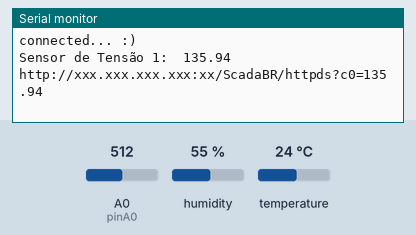
Recording of a sketch running on a simulated ESP8266 (NodeMCU). Parts: the last lines printed to the serial monitor. Inputs (shaded band) come from the test bench; at power-on: A0 (pinA0) = 512, temperature 24 °C, humidity 55 %. WiFi joins after 1.5 s; servers stay silent unless stated; uploads are accepted with an empty reply.

Above: at 2.7 s.
2.8 s: A0 (pinA0) set to 410
At 2.8 s:
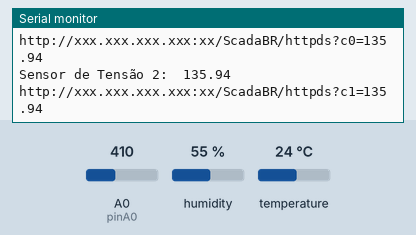
7.8 s: temperature set to 12 °C
At 20.8 s:
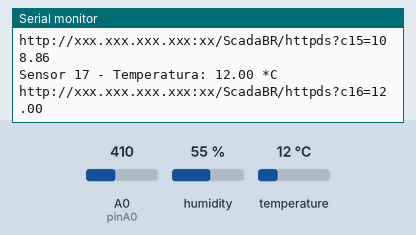
Timing chart, 0 to 22.3 s (numbered marks = the images above; inputs shaded):
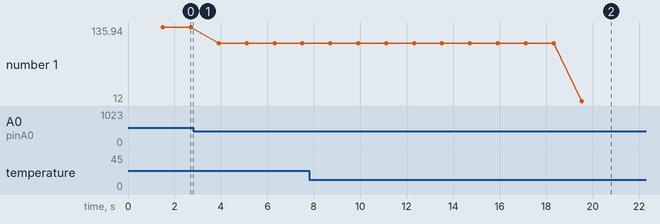

Measured:
- after the input at 7.8 s, the serial monitor: prints a new line after 11.7 s (image 2)
- plotted number 1: 135.94 → 108.86 after the input at 2.8 s

The sketch:

SensoresRemotoScadaBR.ino
```cpp
/*Programa para Ler sensores e enviar dados para ScadaBR remoto
 * Sensor de temperatura DHT11
 * Utilizado um Esp8266, uma base para Esp8266,  Três Sensores de Detector de tensão
 * um sensor de fumaça mq2, um sensor de temperatura.
 * Adaptado Danilo Braz - danilobrazsilva@gmail.com
*/

#include <ESP8266WiFi.h>
#include <ESP8266HTTPClient.h>
#include <WiFiManager.h>
#include "DHT.h" //Biblioteca sensor de temperatura

#define DHTPIN 14 // pino D5 do Esp
#define DHTTYPE DHT11 // DHT 11 ou DHT22
#define S0 16 // Porta D0 do Esp8266
#define S1 5  // Porta D1 do Esp8266
#define S2 4  // Porta D2 do Esp8266
#define S3 0  // Porta D3 do Esp8266
#define pinA0 A0 //Porta Analógica

#define SERVER_IP "xxx.xxx.xxx.xxx:xx" //Servidor do ScadaBr, colocar o enderedo ScadaBr, ex: 187.15.212.85:8080

//Cria um instância DHT sensor de tensão
DHT dht(DHTPIN, DHTTYPE);

int c = 0 ; //Várialvel contadora;
String datasource; //Variável que armazena qual datasource
float valor; //valor  do datasouce, Receber o valor do datasource

void setup() {

  pinMode(pinA0, INPUT); //utilizado para Multipliex
  pinMode(DHTPIN, INPUT); //utilizado para Sendor de temperatura

  pinMode(S0,OUTPUT);//utilizado para Multipliex
  pinMode(S1,OUTPUT);//utilizado para Multipliex
  pinMode(S2,OUTPUT);//utilizado para Multipliex
  pinMode(S3,OUTPUT);  //utilizado para Multipliex

  dht.begin();
  Serial.begin(115200);

  //Conectar no Wifi
    WiFi.mode(WIFI_STA); // explicitly set mode, esp defaults to STA+AP

    // WiFi.mode(WiFi_STA); // it is a good practice to make sure your code sets wifi mode how you want it.

    //WiFiManager, Local intialization. Once its business is done, there is no need to keep it around
    WiFiManager wm;

    //reseta a configuração - wipe credentials for testing
    //wm.resetSettings();

    // Conectar-se automaticamente usando credenciais salvas,
    // se a conexão falhar, ele inicia um ponto de acesso com o nome especificado ( "AutoConnectAP"),

    bool res;
    // res = wm.autoConnect(); // auto generated AP name from chipid
    // res = wm.autoConnect("AutoConnectAP"); // anonymous ap
    //CRIA um SSID com a rede Monitoramento e a senha
    res = wm.autoConnect("Monitoramento","0123456789"); // password protected ap

    if(!res) {
        Serial.println("Failed to connect");
        // ESP.restart();
    }
    else {
        //Conectado
        Serial.println("connected... :)");
    }

}

void loop() {

  //LEITURA DE PORTAS ANALÓGICAS A0 COM MULTIPLEX PARA 16 ENTRADAS ANALÓGICAS
  //a cada loop ele irá ler uma porta analógica ou digital e enviar a valor do sensor na variável valor para o ScadaBR remoto,
  //evitando que envie várias requisições para o servidor de uma só vez


  if (c >16 ){
      delay(10000);
      c = 0;
  }


  //**sensores de detector de tensão, foi utilizado um multiplicador 0.2655 para se aproximar do valor da tensão medida,
  // logo esse valor depende da tensão de você está alimentando o sensor e esp, onde o sensor de dectação de tensão não da grande precisão em valor de tensão.


 //Porta Analógica C0 Sensor de Tensão AC

  if (c == 0){
      digitalWrite(S0,LOW);
      digitalWrite(S1,LOW);
      digitalWrite(S2,LOW);
      digitalWrite(S3,LOW);

      valor = analogRead(pinA0)*0.2655;//**
      Serial.print("Sensor de Tensão 1:  ");Serial.println(valor);
      datasource = "c0";
   }


  //Porta Analógica C1 Sensor de Tensão AC
  if (c == 1){
      digitalWrite(S0,HIGH);
      digitalWrite(S1,LOW);
      digitalWrite(S2,LOW);
      digitalWrite(S3,LOW);

      valor = analogRead(pinA0)*0.2655;//**
      //valor = analogRead(pinA0)*0.21484375;
      Serial.print("Sensor de Tensão 2:  ");Serial.println(valor);
      datasource = "c1";

   }

  if (c == 2){
      //Porta Analógica C2 Sensor de Tensão AC
      digitalWrite(S0,LOW);
      digitalWrite(S1,HIGH);
      digitalWrite(S2,LOW);
      digitalWrite(S3,LOW);
      valor = analogRead(pinA0)*0.2655;//**
      Serial.print("Sensor de Tensão 3:  ");Serial.println(valor);
      datasource = "c2";

  }

  //Porta Analógica C3
  if (c == 3){
      digitalWrite(S0,HIGH);
      digitalWrite(S1,HIGH);
      digitalWrite(S2,LOW);
      digitalWrite(S3,LOW);
      Serial.print("Sensor 4 ");Serial.println(analogRead(pinA0));
      datasource = "c3";
  }

  if (c == 4){
      //Porta Analógica C4
      digitalWrite(S0,LOW);
      digitalWrite(S1,LOW);
      digitalWrite(S2,HIGH);
      digitalWrite(S3,LOW);
      Serial.print("Sensor 5 ");Serial.println(analogRead(pinA0));
    datasource = "c4";
  }

  //Porta Analógica C5
  if (c == 5){
      digitalWrite(S0,HIGH);
      digitalWrite(S1,LOW);
      digitalWrite(S2,HIGH);
      digitalWrite(S3,LOW);
      Serial.print("Sensor 6 ");Serial.println(analogRead(pinA0));
      datasource = "c5";
    }

  //Porta Analógica C6
  if (c == 6){
      digitalWrite(S0,LOW);
      digitalWrite(S1,HIGH);
      digitalWrite(S2,HIGH);
      digitalWrite(S3,LOW);
      Serial.print("Sensor 7 ");Serial.println(analogRead(pinA0));
      datasource = "c6";
  }

  //Porta Analógica C7
  if (c == 7){
      digitalWrite(S0,HIGH);
      digitalWrite(S1,HIGH);
      digitalWrite(S2,HIGH);
      digitalWrite(S3,LOW);
      Serial.print("Sensor 8 ");Serial.println(analogRead(pinA0));
      datasource = "c7";
  }


  //Porta Analógica C8
   if (c == 8){
      digitalWrite(S0,LOW);
      digitalWrite(S1,LOW);
      digitalWrite(S2,LOW);
      digitalWrite(S3,HIGH);
      Serial.print("Sensor 9 ");Serial.println(analogRead(pinA0));
      datasource = "c8";
   }

  //Porta Analógica C9
  if (c == 9){
      digitalWrite(S0,HIGH);
      digitalWrite(S1,LOW);
      digitalWrite(S2,LOW);
      digitalWrite(S3,HIGH);
      Serial.print("Sensor 10 ");Serial.println(analogRead(pinA0));
      datasource = "c9";
  }


  //Porta Analógica C10
  if (c == 10){
      digitalWrite(S0,LOW);
      digitalWrite(S1,HIGH);
      digitalWrite(S2,LOW);
      digitalWrite(S3,HIGH);
      Serial.print("Sensor 11 ");Serial.println(analogRead(pinA0));
      datasource = "c10";
  }

  //Porta Analógica C11
  if (c == 11){
      digitalWrite(S0,HIGH);
      digitalWrite(S1,HIGH);
      digitalWrite(S2,LOW);
      digitalWrite(S3,HIGH);
      Serial.print("Sensor 12 ");Serial.println(analogRead(pinA0));
      datasource = "c11";
  }

  //Porta Analógica C12
    if (c == 12){
      digitalWrite(S0,LOW);
      digitalWrite(S1,LOW);
      digitalWrite(S2,HIGH);
      digitalWrite(S3,HIGH);
      Serial.print("Sensor 13 ");Serial.println(analogRead(pinA0));
      datasource = "c12";
    }
  //Porta Analógica C13
  if (c == 13){
      digitalWrite(S0,HIGH);
      digitalWrite(S1,LOW);
      digitalWrite(S2,HIGH);
      digitalWrite(S3,HIGH);
      Serial.print("Sensor 14 ");Serial.println(analogRead(pinA0));
      datasource = "c13";
  }

  //Porta Analógica C14 Sensor de Fumaça
  if (c == 14){
      digitalWrite(S0,LOW);
      digitalWrite(S1,HIGH);
      digitalWrite(S2,HIGH);
      digitalWrite(S3,HIGH);

      if(analogRead(pinA0) > 420)
      {
        valor =  analogRead(pinA0);
        datasource = "c14";
      }
      else
      {
        c++;
      }

      Serial.print("Sensor 15 - Sensor de Fumaça: ");Serial.println(analogRead(pinA0));


  }
  //Porta Analógica C15 Sensor de Temperatura
  if (c == 15){
      digitalWrite(S0,HIGH);
      digitalWrite(S1,HIGH);
      digitalWrite(S2,HIGH);
      digitalWrite(S3,HIGH);
      Serial.print("Sensor 16: ");Serial.println(pinA0);
      datasource = "c15";

  }

    //ENTRADAS DIGITAIS

  if(c == 16){
      //Porta digital D5 pin 14

      //LEITURA DA TEMPERATURA
      // A leitura da temperatura e umidade pode levar 250ms!
      // O atraso do sensor pode chegar a 2 segundos.
      //float h = dht.readHumidity();
      float t = dht.readTemperature();
      valor = t;
      // testa se retorno é valido, caso contrário algo está errado.
      if (isnan(valor))// || isnan(h))
      {
        Serial.println("Failed to read from DHT");
      }
      else
      {
        //Serial.print("Umidade: ");
        //Serial.print(valor);
        //Serial.print(" %t");

        Serial.print("Sensor 17 - Temperatura: ");
        Serial.print(valor);
        Serial.println(" *C");
      }

    datasource = "c16";
  }

 c++; //Variável de contagem

  String valorString = String(valor); //Converte a Variavél para string

  // Verifica a conexão com wifi
  if ((WiFi.status() == WL_CONNECTED)) {

    WiFiClient client;
    HTTPClient http;

    // Serial.print("[HTTP] begin...\n");
    // configure traged server and url

    // Envia o valor do Sensor para o Servidor ScadaBR
     http.begin(client, "http://" SERVER_IP "/ScadaBR/httpds?" + datasource +"=" + valorString); //HTTP
     http.addHeader("Content-Type", "application/json");

    //Serial.print("[HTTP] POST...\n");
    // start connection and send HTTP header and body
     Serial.println("http://" SERVER_IP "/ScadaBR/httpds?" + datasource +"=" + valorString);

    int httpCode = http.GET();
    // httpCode will be negative on error
    if (httpCode > 0) {
      // HTTP header has been send and Server response header has been handled
      //Serial.printf("[HTTP] POST... code: %d\n", httpCode);

      // file found at server
      if (httpCode == HTTP_CODE_OK) {
        const String& payload = http.getString();
        //Serial.println("received payload:\n<<");
        //Serial.println(payload);
        //Serial.println(">>");
      }
    } else {
      Serial.printf("[HTTP] .. failed, error: %s\n", http.errorToString(httpCode).c_str());
    }

    http.end();
  }

  delay(1000); //configuração o tempo para envio de cada envio de requisição.

}
```
